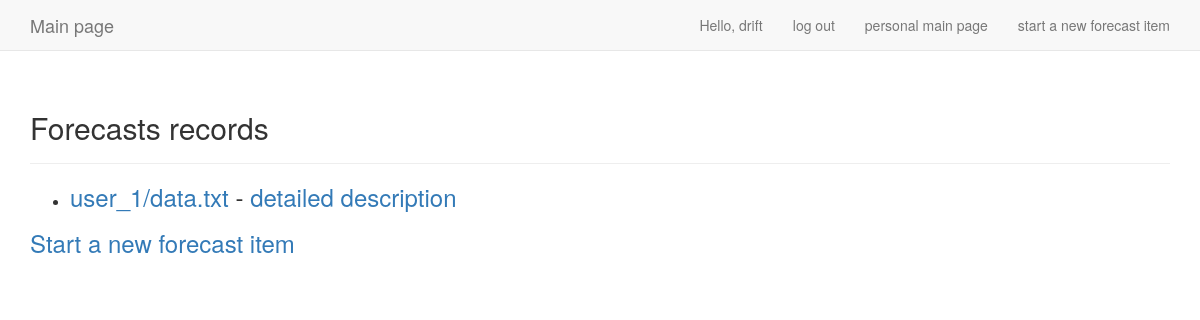
/forecast/ (signed in), run on an earlier commit of the app's database.
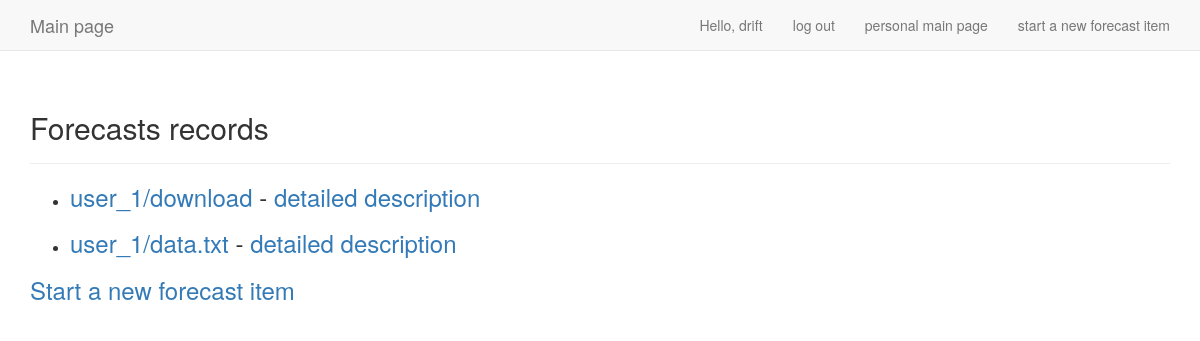
And on a later commit of the database.
### forecast/models.py (models this page shows, shortened)
class Upload(models.Model):
    owner = models.ForeignKey(User)
    userfiles = models.FileField(upload_to = user_directory_path)
    date_added = models.DateTimeField(auto_now_add =True)

### forecast/views.py (the view)
@login_required
def records(request):
    records = Upload.objects.filter(owner=request.user).order_by('-date_added')
    context = {'records':records}
    return render(request, 'forecast/index.html', context)

### forecast/templates/forecast/index.html (shortened to what this page needs)
{% extends "users/base.html" %}
{% load bootstrap3 %}
{% block header %}
    <h2>Forecasts records</h2>
{% endblock header%}
{% block content %}
<ul>
{% for upload in records %}
    <li>
    <h3>
    <a href="{% url 'forecast:itemdownload' upload.id %}">{{upload.userfiles}}</a> -
     <a href="{% url 'forecast:item' upload.id %}">detailed description</a>
    </h3>
    </li>
{% empty %}
    <li>There are no records for you.</li>
{% endfor %}
</ul>
<h3><a href="{% url 'forecast:upload' %}">Start a new forecast item</a></h3>
{% endblock content %}

What changed in the data, as far as the page shows it:
added Upload: userfiles "user_1/download"
